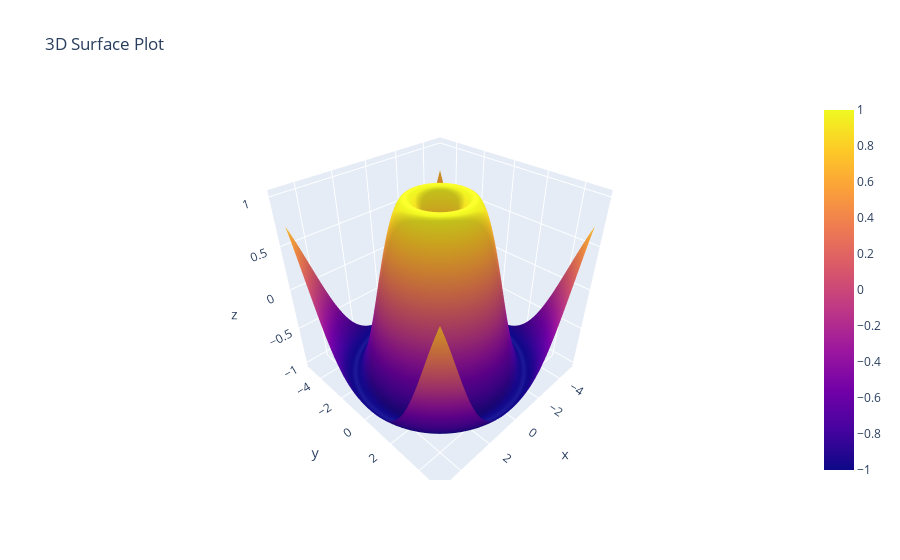
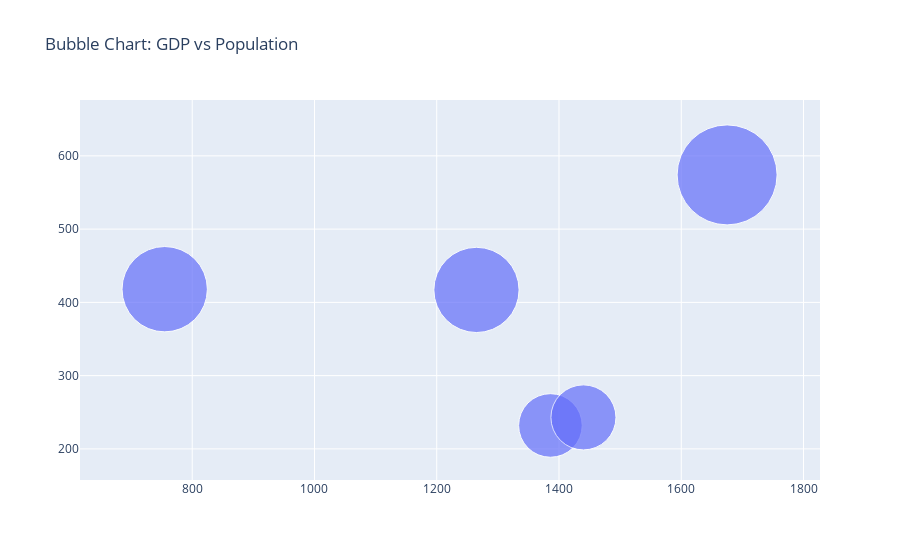

Notebook cell for these charts, in order:
### Code cell
# ------------------ MATPLOTLIB ASSIGNMENT ------------------
import matplotlib.pyplot as plt
import numpy as np

# Data
x = [1,2,3,4,5,6,7,8,9,10]
y = [2,4,5,7,6,8,9,10,12,13]
categories = ['A','B','C','D','E']
values = [25,40,30,35,20]
sections = ['Section A','Section B','Section C','Section D']
sizes = [25,30,15,30]
data = np.array([3,7,9,15,22,29,35])

# Scatter Plot
plt.scatter(x, y)
plt.title("Scatter Plot")
plt.show()

# Line Plot
plt.plot(x, y, marker='o')
plt.title("Line Plot")
plt.show()

# Bar Chart
plt.bar(categories, values)
plt.title("Bar Chart")
plt.show()

# Histogram
plt.hist(data, bins=5)
plt.title("Histogram")
plt.show()

# Pie Chart
plt.pie(sizes, labels=sections, autopct='%1.1f%%')
plt.title("Pie Chart")
plt.show()

# ------------------ SEABORN ASSIGNMENT ------------------
import seaborn as sns
import pandas as pd

# 1. Synthetic Scatter Plot
df = pd.DataFrame({'x': np.random.rand(50), 'y': np.random.rand(50)})
sns.scatterplot(data=df, x='x', y='y')
plt.title("Synthetic Scatter Plot")
plt.show()

# 2. Distribution Plot
data = np.random.normal(0, 1, 1000)
sns.histplot(data, kde=True)
plt.title("Distribution Plot")
plt.show()

# 3. Category Comparison
df = pd.DataFrame({'Category': categories, 'Value': values})
sns.barplot(data=df, x='Category', y='Value')
plt.title("Category Comparison")
plt.show()

# 4. Box Plot
df = pd.DataFrame({'Category': np.random.choice(categories, 100), 'Value': np.random.randn(100)})
sns.boxplot(data=df, x='Category', y='Value')
plt.title("Box Plot by Category")
plt.show()

# 5. Correlation Heatmap
data = np.random.rand(100, 3)
df = pd.DataFrame(data, columns=['A','B','C'])
sns.heatmap(df.corr(), annot=True)
plt.title("Correlation Heatmap")
plt.show()

# ------------------ PLOTLY ASSIGNMENT ------------------
import plotly.graph_objects as go

# 3D Surface Plot
x = np.linspace(-5, 5, 100)
y = np.linspace(-5, 5, 100)
x, y = np.meshgrid(x, y)
z = np.sin(np.sqrt(x**2 + y**2))
fig = go.Figure(data=[go.Surface(z=z, x=x, y=y)])
fig.update_layout(title='3D Surface Plot')
fig.show()

# Bubble Chart
np.random.seed(25)
data = {
    'Country': ['USA', 'Canada', 'UK', 'Germany', 'France'],
    'Population': np.random.randint(100, 1000, 5),
    'GDP': np.random.randint(500, 2000, 5)
}
df = pd.DataFrame(data)
fig = go.Figure(data=[go.Scatter(
    x=df['GDP'],
    y=df['Population'],
    text=df['Country'],
    mode='markers',
    marker=dict(
        size=df['Population'],
        sizemode='area',
        sizeref=2.*max(df['Population'])/(100**2),
        sizemin=10
    )
)])
fig.update_layout(title='Bubble Chart: GDP vs Population')
fig.show()

# ------------------ BOKEH ASSIGNMENT ------------------
from bokeh.plotting import figure, show, output_notebook
from bokeh.models import ColumnDataSource
from bokeh.transform import linear_cmap
output_notebook()

# 1. Sine Wave
x = np.linspace(0, 10, 500)
y = np.sin(x)
p = figure(title="Sine Wave")
p.line(x, y, line_width=2)
show(p)

# 2. Scatter Plot
np.random.seed(10)
df = pd.DataFrame({
    'x': np.random.rand(50),
    'y': np.random.rand(50),
    'sizes': np.random.randint(10, 30, 50),
    'colors': np.random.choice(['red', 'blue', 'green', 'orange'], 50)
})
source = ColumnDataSource(df)
p = figure(title="Bokeh Scatter Plot")
p.scatter('x', 'y', size='sizes', color='colors', source=source)
show(p)

# 3. Bar Chart
fruits = ['Apples', 'Oranges', 'Bananas', 'Pears']
counts = [20, 25, 30, 35]
p = figure(x_range=fruits, title="Fruit Counts", toolbar_location=None)
p.vbar(x=fruits, top=counts, width=0.5)
show(p)

# 4. Histogram
data_hist = np.random.randn(1000)
hist, edges = np.histogram(data_hist, bins=30)
p = figure(title="Histogram")
p.quad(top=hist, bottom=0, left=edges[:-1], right=edges[1:])
show(p)

# 5. Heatmap
data_heatmap = np.random.rand(10, 10)
x = np.linspace(0, 1, 10)
y = np.linspace(0, 1, 10)
xx, yy = np.meshgrid(x, y)
df = pd.DataFrame({'x': xx.flatten(), 'y': yy.flatten(), 'value': data_heatmap.flatten()})
source = ColumnDataSource(df)
mapper = linear_cmap(field_name='value', palette='Viridis256', low=df.value.min(), high=df.value.max())
p = figure(title="Heatmap", x_range=(0, 1), y_range=(0, 1), tools="", toolbar_location=None)
p.rect(x="x", y="y", width=0.1, height=0.1, source=source, fill_color=mapper, line_color=None)
show(p)

### Figure 1 — Plotly figure (JSON) as saved in the notebook; plotly's stock layout.template omitted (floating-point values rounded to 4 significant figures; data arrays with more than 128 entries replaced by an {"elided": "..."} marker saying what was removed)
{"data": [{"type": "surface", "x": {"elided": "100x100 float values"}, "y": {"elided": "100x100 float values"}, "z": {"elided": "100x100 float values"}}], "layout": {"title": {"text": "3D Surface Plot"}}}

### Figure 2 — Plotly figure (JSON) as saved in the notebook; plotly's stock layout.template omitted (floating-point values rounded to 4 significant figures)
{"data": [{"marker": {"size": [232, 418, 574, 243, 417], "sizemin": 10, "sizemode": "area", "sizeref": 0.1148}, "mode": "markers", "text": ["USA", "Canada", "UK", "Germany", "France"], "type": "scatter", "x": [1386, 755, 1675, 1440, 1265], "y": [232, 418, 574, 243, 417]}], "layout": {"title": {"text": "Bubble Chart: GDP vs Population"}}}
